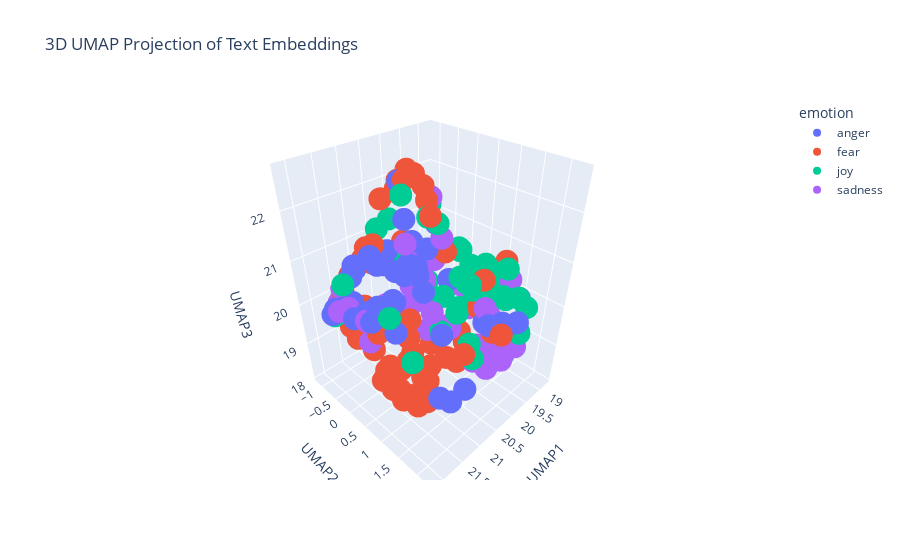

Notebook code cell kept with this figure:
### Markdown cell above
---
##### <a id='toc1_5_8_1_1_'></a>[**>>> Exercise 4 (Take home):**](#toc0_)

Apply UMAP to the same embeddings to reduce the dimensionality to 3D vectors and plot the 3D graph, discuss the differences and similarities with the 2D graph.

##### <a id='toc1_5_8_1_1_'></a>[**>>> 練習 4（家庭作業）：**](#toc0_)

對相同的嵌入應用 UMAP 演算法，將維度降低到 3D 向量，並繪製 3D 圖，討論其與 2D 圖的異同。

### Code cell
# 確保導入必要的模組
import pandas as pd
import numpy as np
import umap
import plotly.express as px

# 合併訓練和測試數據
combined_df = pd.concat([train_df_new, test_df_new], ignore_index=True)

# 為 UMAP 準備嵌入向量
X_embeddings = np.array(combined_df['embeddings_values'].tolist())

# 應用 UMAP 進行 3D 維度縮減
reducer_3d = umap.UMAP(n_components=3, metric='cosine', random_state=28)
embedding_3d = reducer_3d.fit_transform(X_embeddings)

# 為繪製創建 DataFrame
df_plot_3d = pd.DataFrame(embedding_3d, columns=['UMAP1', 'UMAP2', 'UMAP3'])
df_plot_3d['emotion'] = combined_df['emotion']
df_plot_3d['intensity'] = combined_df['intensity']
df_plot_3d['text'] = combined_df['text']

# 使用 Plotly 可視化 3D 嵌入向量
fig_3d = px.scatter_3d(
    df_plot_3d,
    x='UMAP1',
    y='UMAP2',
    z='UMAP3',
    color='emotion',
    hover_data=['text', 'intensity'],
    title='3D UMAP Projection of Text Embeddings'
)

fig_3d.show()

### Figure 1 — Plotly figure (JSON) as saved in the notebook; plotly's stock layout.template omitted (floating-point values rounded to 4 significant figures)
{"data": [{"customdata": [["Don't join @BTCare they put the phone down on you, talk over you and are rude. Taking money out of my acc willynilly! ", 0.604], ["The best revenge is massive success.", 0.312], ["@tmz @HarveyLevinTMZ   Hell hath no fury like a women scorned.    It's the affair.  Not the parenting", 0.667], ["Happiness is the best revenge", 0.25], ["@MHChat sadness with resentment is the past, sadness with fear is the future. try to live in the now #MHchat", 0.172], ["it makes me so fucking irate jesus. nobody is calling ppl who like hajime abusive stop with the strawmen lmao", 0.75], ["Inner conflict happens when we are at odds with ourselves. Honor your values and priorities.  #innerconflict #conflict #values", 0.5], ["Projection is perception. See it in someone else? You also at some level have that within you. #anger #worry", 0.417], ["@XemitSellsMagic add tracking but resent them", 0.688], ["@healeyraine I'm offended, I actually am", 0.479], ["I'm about to block everyone everywhere posting about the storm. I think everyone is aware of the damn rain and what not so quit. #damn #rage", 0.708], ["Like if you aggravate me constantly, byeeeeeeee", 0.562], ["I think they may be ", 0.229], ["@PrincessCasGirl @DaddyEllis__ tiff you better hurry cause 👀", 0.458], ["So my Indian Uber driver just called someone the N word. If I wasn't in a moving vehicle I'd have jumped out #disgusted ", 0.896], ["I get so angry at people that don't know that you don't have a stop sign on Francis and you do at Foster #road ", 0.792], ["Take public opinion on revenge with Pakistan if govt is unable to decide. @aajtak @TimesNow @narendramodi", 0.458], ["You a fuck boy if you run drag routes back to back in madden", 0.646], ["@HebertofNH any time a man who got paid to throw temper tantrums speaks up, you gotta listen.", 0.521], ["I don't talk about politics because people nowadays get offended easily!", 0.479], ["I mean I'm not done watching the pilot, but it's nice to see a group of actors perform without story lines dripping relentless nihilism.", 0.458], ["As your own lives in order to complete our amazing life journey successfully, it is there. ", 0.357], ["I blame the whole season on Natalie! The season would have been so different had she not turned her back on her alliance! #pissed ", 0.792], ["Wont use using @mothercareuk @Mothercarehelp again!! These guys cant get nothing right!! #fuming", 0.854], ["if we let that in id be fuming poor keeping", 0.562], ["@brian5or6 turn that shit off!   Home Button under Accessibility. \\n\\nWhen did innovation become mind fuckery? . #iphonePhoneHome", 0.688], ["@CI  I don't think Monalisa has respect for anyone but herself! I think she'll ruffle a few feathers. #TheJail", 0.625], ["Fake people irritate me", 0.562], ["remember when that guy got #angry that i kept saying gary sanchez was the best baseball player in the world... lmao", 0.417], ["@jaybusbee Well, not Archie. No offense but he's kinda old.", 0.396], ["@coltonflurry @StrangeFacesLA I cancelled by CBS all access live feeds before JC even said Vic won AFP. Paul.should have won IMO #bitter", 0.517], ["Why does @dapperlaughs have to come to Glasgow on a night I am working. I am fucking gutted, been waiting for an appearance for ages #raging", 0.938], ["@CBSBigBrother never bring back Meech and Bridgette. Crying because someone looks at you? Ugh, and Bridgette. ", 0.479], ["Delete this shit Josh just screenshotted my snap me", 0.583], ["British humour should offend and challenge mainstream views. Hat off to Clarkeson. The ultra left should go and kneel before Allah!!", 0.479], ["@ezlisteningdisc it doesn't offend me but it's just,,, Weird.", 0.188], ["Well @AprilDRyan Trump's rabid base needs 2 hear this &amp; U can always find an overseer like King to say it.\\n@JoyAnnReid @SMShow @frangeladuo", 0.458], ["@JBCrewdotcom how his own fans insult him", 0.417], ["Realest ever, relentless ever, inevitable that I win.", 0.415], ["Having a baby born too soon is #lifechanging 6 years on and it feels like only yesterday #sad #happy #angry #emotionalrollercoaster", 0.375], ["@fluffysoftlouis no no. I insist that you give me your best insult first", 0.562], ["Eat my ass' is no longer an insult", 0.438], ["Hate when guys cant control their anger 🙃🙃", 0.646], ["Just watched Django Unchained, Other people may frown, but I titter in delight! 2/5", 0.229], ["Might just leave and aggravate bae", 0.417], ["Note to self ~ Stop laughing at things that offend you, it's ok to get mad at people \\n#NoteToSelf #offended #mad #upset", 0.542], ["(Sam) Brown's Law: Never offend people with style when you can fake that, you have to break us in this Island.", 0.333], ["@TrueAggieFan oh so that's where Brian was! Where was my invite? #offended", 0.417]], "hovertemplate": "emotion=anger<br>UMAP1=%{x}<br>UMAP2=%{y}<br>UMAP3=%{z}<br>text=%{customdata[0]}<br>intensity=%{customdata[1]}<extra></extra>", "legendgroup": "anger", "marker": {"color": "#636efa", "symbol": "circle"}, "mode": "markers", "name": "anger", "scene": "scene", "showlegend": true, "type": "scatter3d", "x": [21.53, 20.37, 20.51, 19.89, 20.67, 21.53, 21.11, 21.29, 21.79, 21.19, 21.91, 21.55, 20.22, 19.85, 21.97, 21.94, 20.84, 22.1, 20.49, 21.12, 19.13, 20.18, 21.65, 21.45, 21.45, 22.03, 21.29, 21.82, 21.53, 20.7, 21.37, 21.46, 21.46, 22.15, 21.08, 20.92, 20.05, 20.96, 20.59, 19.69, 21.36, 21.89, 22.1, 19.04, 21.13, 21.79, 21.17, 21.02], "y": [-0.9193, 2.153, 0.4822, 2.152, 1.676, 0.6982, 1.709, 1.594, -0.5964, 0.6223, 0.05278, 0.9774, 1.663, 0.4278, -0.205, 0.7995, 0.1576, 0.3283, 0.05961, 0.8606, 1.654, 2.14, -0.325, -0.8633, -0.02039, -0.3538, 0.01101, 1.077, 0.1381, 0.1722, -0.5818, -0.2579, -0.4821, -0.2618, 0.5435, 0.6744, 0.252, -0.09623, 2.037, 1.798, 0.2973, 0.416, 0.8195, 1.186, 1.465, 1.062, 1.071, 0.1832], "z": [19.67, 20.45, 21.27, 20.18, 18.7, 20.78, 18.72, 18.87, 20.03, 21.08, 20.59, 20.5, 20.09, 20.28, 20.36, 20.91, 22.55, 20.49, 21.25, 21.35, 20.08, 20.28, 20.82, 19.72, 19.99, 20.29, 21.07, 20.46, 21.41, 20.89, 20.75, 19.93, 20.91, 20.29, 22.08, 20.99, 21.53, 21.19, 20.46, 19.03, 21.24, 20.56, 20.7, 20.04, 20.22, 21.07, 20.95, 20.89]}, {"customdata": [["Swear to God don't get a smart meter from your power company, 8 months of daft bills, 6 visits from British Gas #nightmare #stressed", 0.688], ["someone come to fright world w me🤗🤗", 0.458], ["You make me breathless.", 0.312], ["Tomorrow is going to be a challenge, I have to talk at a freshers fair to STRANGERS 😁and pick up my new flat keys ", 0.58], ["@GSchwartz_ it wasn't a joke . #bully", 0.5], ["She was so posh it frightened me. I'm still scared.", 0.81], ["@nigglydz lydiaaaa, we were the only ones that were supposed to know that you make me nervous 😶", 0.75], ["My study skills are terrible 😒", 0.562], ["Jeans with fake pockets ", 0.125], ["you make my heart shake, bend and break.'", 0.473], ["@Cory_Bonini AP didn't have a productive week 1 or 1st half against GB and Kalil is horrible! @Vikings D is its strongest asset currently.", 0.396], ["When my life became such a concern to irrelevant ass people I'll never know", 0.521], ["@humeraslam @MehrTarar @sherryrehman , yes, already he spoke so many lies with timid body language. Baluchistan could have been his own trap", 0.294], ["#ntfc mourinho is worried,  bringing Ibra  and Rushford on. ", 0.5], ["my boyfriend once forcibly stopped all of my anxiety coping methods at once (holding me, forcing my hands down that kinda stuff) and I --", 0.74], [".@Tolumanda love it! so true. As @Deedeey_ taught me, fear can be an illusion. #coaching  #courage", 0.375], ["I lost my blinders .... ", 0.333], ["yesterday i finished watching penny dreadful and from all the beautiful things i saw one question remains: were the writers HIM's fans?", 0.354], ["People’s deepest passions often scare them too much to admit, even to themselves.", 0.521], ["When the sadness leaves you broken in your bed, I will hold you in the depths of your despair, and it's all in the name of love 🎶", 0.479], ["@mcdermo11 @rogerc32 u gave Laura so much constructive criticism she blocked u 'Lazy Give Up Now No Hope Retire' same with Heather ", 0.458], ["@DeionSandersJr @DeionSanders so bad...Slash prices or send them to refugee camps, like team gear after they lose championships. #awful", 0.396], ["@GucciShade @KellyannePolls @ABC So?  Who cares?  Who cares about tax forms, too.  I believe terrorism and jobs are what is important.", 0.438], ["Thoroughly enjoying AHS tonight. #ahs #horror #americanhorrorstory", 0.271], ["“ My courage always rises at every attempt to intimidate me.”\\n-Elizabeth Bennett (Pride and Prejudice)\\n#Quotes #Courage #FaceYourFears", 0.42], ["@falklands_utd @mauriciomacri \\nbecause distrust in life , Argentina has a lot of heart and this President is worth every vote.", 0.312], ["When someone tells you they're going to 'tear you apart' and all they have to say is 'why are you so tall?' ", 0.354], ["Is it terrorism to intimidate a populace? What case held 'coercion by people in uniform is per se intimidation'?", 0.562], ["After Nawaz Sharif's speech on terrorism, Kejriwal is expected to talk on Governance.", 0.28], ["@FraserKeegan just had a steak pie supper ", 0.083], ["After #terror our leaders say, 'Don't jump to conclusions,' but [in matters of #racial unrest], they are silent. Why is that? @greggutfeld", 0.729], ["A Lysol can got stuck in spray position and we're all slowly suffocating from the trash can that smells like a Febreeze factory. #panic", 0.729], ["Anyone else find @Microsoft 'anniversary windows 10 update 1607' a Complete #nightmare", 0.479], ["@rsiereilly my heart did the flutter", 0.562], ["My roommate talks and laughs in her sleep. It never fails to scare the shit out of me. 🙅🏽😳", 0.833], ["My #anxiety is rising tonight and I'm not sure why. Sometimes I wonder if I'm a magnet for any free-floating anxiety in the universe.", 0.917], ["It's simple I get after two shots of espresso 'Grande, decaf, 130 degrees soy americano with extra foam' #barista ", 0.125], ["While we focus on issue of #IPCA @IHFOKids Indulges in #intimidation @BringRoshniHome @ChildrensIssues @MEAIndia @MinistryWCD #StopCruelty", 0.562], ["Action is the foundational key to all success ~Pablo Picasso #inspiring #quote #action #hustle  #dosomething #success", 0.229], ["@Just_Alasia I agree. Btw, have u seen Ep22, Granger, O?  That was the episode when I knew Anna was coming back, the conversation at start.", 0.312], ["@ExpressScripts u shd b embrrssd. u jack up my bp meds twice and it will still take 3-5 days? Not express at all. #expressscripts #horrible", 0.562], ["@rkuuleiq Fear is best/beast product of God/s. :) #aTheism #theism #biBle  #christianity #hell #heaven #purgatory #psychology #jesus", 0.37], ["I am beyond mad that I lost track of a brown spider in my brown carpet. Where did you go? 🕷 will be sneaking up on me #frightened", 0.875], ["Scott Dann injured aka my worst nightmare", 0.688], ["If Monday had a face I would punch it #monday  #face #punch #fight #joke #like #firstworldproblems #need #coffee #asap #follow", 0.396], ["@WunderlistHelp are you guys still down? When can we go up? #panic", 0.75], ["Research has determined 70% of #laughter is actually .", 0.25], ["#India right of reply at #UNGA - #Pakistan preaching of human rights is by a country which is itself the global epicentre of ", 0.479], ["Why is it when you nap during the day you are so comfortable but sleeping at night you'll never be as comfortable #nightmare", 0.519], ["Im not a #nervouswreck, Im a  #pileup. #GoingCrazy #HelpMe #Insane #Antisocial", 0.875], ["Ever been really lonely and your phone keeps blowing up, but you just can’t pick it up and respond to people? #anxiety #recluse  #issues", 0.893], ["Gahh...BT, in queue for 30 minutes.. Now put through to BT Sport dept to cancel... back in a queue again... #shocking", 0.5], ["About 7 weeks till I can pick up my camera again. Though I think there is a group cemetery shoot in october I can make! #photography ", 0.312], ["An adviser to the #European #Union’s top #court said #Hamas and the #Tamil #Tigers should be taken off the EU’s #terror list.#lka", 0.5], ["The moment you bring her to meet your best friend and you're nervous af! 😬😆 #nervous #thefriendtest", 0.771], ["@mikefreemanNFL \\nIsn't OBrien supposed to be some sort of offensive genius #awful", 0.479], ["Staff on @ryainair FR1005. Asked for info and told to look online. You get what you pay for. #Ryanair @STN_Airport #Compensation #awful", 0.271], ["@BuzzFeed so this houses will get into my instestines and scare my poop and I'll shit my pants?", 0.7], ["also i had an awful nightmare involving being sick where worms were involved i was so disgusted when i woke up", 0.896], ["On @Varneyco/@FoxBusiness to talk latest on #Chelsea Bombing + #Ahmad_Khan_Rahami's trips to #Afghanistan/#Pakistan #tcot ", 0.604], ["When you're scared to press send #bgoodthepoet #PrayForMe #ThisIsAGodDream #career #help  #heart #HeartRacing", 0.73], ["It really is amazing the money they give to some of these QB's #nfl #texans #brock #terrible", 0.246], ["Dunno y am going to the Yorkshire scare grounds when I only lasted a minute in the Alton towers one before running out a fire exit crying", 0.812], ["@CesarSampao @thisisbolton don't get me started on town centre. Used to go every week.... not been for 18 months ", 0.458]], "hovertemplate": "emotion=fear<br>UMAP1=%{x}<br>UMAP2=%{y}<br>UMAP3=%{z}<br>text=%{customdata[0]}<br>intensity=%{customdata[1]}<extra></extra>", "legendgroup": "fear", "marker": {"color": "#EF553B", "symbol": "circle"}, "mode": "markers", "name": "fear", "scene": "scene", "showlegend": true, "type": "scatter3d", "x": [21.49, 20.31, 20.73, 20.57, 21.35, 21.29, 20.92, 20.19, 21.64, 20.92, 20.75, 21.83, 20.9, 20.08, 21.35, 21.27, 19.53, 18.76, 21.18, 20.41, 21.31, 21.25, 20.42, 18.84, 21.37, 20.53, 21.41, 21.71, 20.79, 19.23, 20.32, 21.41, 21.48, 19.87, 21.28, 21.04, 20.0, 21.09, 20.55, 20.06, 21.37, 21.31, 21.33, 21.26, 21.56, 21.28, 20.7, 20.85, 21.18, 21.04, 21.02, 21.3, 19.82, 20.63, 20.88, 20.93, 21.55, 21.54, 21.26, 20.5, 21.0, 20.85, 20.67, 21.14], "y": [-0.7571, 0.3968, 1.647, 0.6246, 0.007308, 0.5255, 0.7609, 1.014, 1.191, 1.393, -0.8606, 0.622, 0.1539, -0.5326, 1.066, 1.226, 1.371, 1.068, 1.174, 1.378, -0.2526, -0.9608, 0.3949, 1.072, 1.355, -0.1459, 0.8862, 1.048, 0.2336, 1.339, 0.2009, 0.3906, -0.5765, 1.237, 0.2524, 0.932, 1.419, -0.02386, 2.284, 0.5197, -1.091, 0.9645, 0.5128, -0.3544, 1.143, 0.5293, 0.7653, 0.1444, 0.04246, 0.7938, 0.9684, -1.046, 0.7417, 0.1294, 0.706, -0.9757, -1.175, 0.2457, 0.009637, 0.1619, 0.8726, -1.04, 0.1872, -0.7322], "z": [19.32, 18.85, 19.63, 18.53, 21.51, 18.85, 18.73, 18.66, 20.3, 19.52, 20.49, 20.19, 22.44, 19.98, 18.27, 18.64, 19.27, 19.8, 18.93, 19.57, 21.33, 20.38, 22.16, 19.93, 18.65, 21.19, 19.42, 18.72, 22.58, 20.83, 22.33, 18.27, 19.11, 20.02, 18.49, 18.19, 20.8, 22.26, 20.38, 21.04, 19.97, 18.49, 18.29, 18.79, 20.63, 18.11, 22.08, 22.56, 18.54, 18.11, 18.08, 19.5, 19.1, 22.68, 18.48, 20.57, 19.64, 18.52, 18.44, 22.58, 18.33, 20.56, 18.67, 19.68]}, {"customdata": [["backed pats -2.5 10/11 just before ", 0.32], ["And you as well! #sparkling @cherebork @MelissaJoyRD @SarahKoszykRD @eat4performance @rustnutrition @jenhaugen", 0.444], ["Am I watching #BacheloretteAU or Zoolander ? #hilarious #samvrhys", 0.646], ["Watch this amazing live.ly broadcast by @brooks_swaggysquad #lively #musically", 0.479], ["Update: I have yet to hang out with @MisElizaJane, but I'm still hopeful! ", 0.396], ["I was cheering for NA team. Now I just want this is over and Gaudreau comes back in one piece. It is getting way too risky", 0.192], ["No, just tweet pictures of four fictional characters who describe you. One should be an animated character. @sunshinessp411", 0.271], ["Watch this amazing live.ly broadcast by @swagrman_fan #lively #musically", 0.481], ["don't put famous dex in a tweet with breezy lol chris is that guy dex a bitch lmao n music ass", 0.354], ["When u /only/ talk 2 me or ask me 'how r things' just 2 get 2 say something u want, 4give me if I'm not elated 2 start a conversation with u", 0.12], ["Benefit out exhilaration called online backing off: JkUVmvQXY", 0.462], ["Online now !!!:) all day come play with me !! I'm happy happy horny playful sweet sour;)", 0.875], ["@MaxVenator We've had no foreign policy but have had goofy Secretary of State John Kerry with his devil may care pose and jaunty blue scarf.", 0.1], ["second day on the job and i already got a 45 dollar tip from a dude whose was constantly twitching his eye LOLOLOL ", 0.812], ["@LPDonovan this is why I think his pre prepped debate answers have the potential for hilarity", 0.458], ["The object of literature is to make man a wiser and happier being. The poet makes us happy because he tells us how we may become so.", 0.58], ["@PeteSpencer007 Are you always so relentlessly positive? Your constantly cheerful optimistic disposition starts to grate after a while.", 0.34], ["myself that despite the absolute delight my children and I would feel having a kitten in our home, the misery my husband would feel is more.", 0.327], ["@iamnotatwit Or did I lie and cut 5 years off my age to be young and spry and hire-able in Hollywood? #thegoldbergs", 0.36], ["Trying to loveee somebody, just wanna love somebody right now, guess there's just no pleasing me", 0.354], ["Why have I only just started watching glee this week I am now addicted 🙄 #glee #GLEEK", 0.625], ["backed pats -2.5 10/11 just before #pleasing", 0.327], ["#smile is the #respect we give everyone.", 0.583], ["@Singaholic121 Good morning, love! Happy first day of fall. Let's make some awesome #autumnmemories #annabailey  ", 0.86], ["There is something v satisfying about  opening an old 'to do'.doc file and being able to check off all the things you have done ", 0.602], ["@melsey6 oh good girl hope she is cheerful", 0.417], ["@HillaryClinton did you see the gleeful look on @realDonaldTrump 's face when criminal Don King used the 'n' word to denigrate Blacks?", 0.2], ["Watch this amazing live.ly broadcast by @jaredhorgan #lively #musically", 0.48], ["@Matalan when the lady in Xmas dept answers your call as 'hello mrs Xmas' yep true story #winning #Xmas #cheer #goodcustomerservice ❤ 📞👍😊", 0.74], ["@philjame5 @spoke_bros wow! that looks bright", 0.438], ["@doubtcaspar babe :(( remember I'm ALWAYS here if u need a little cheering up or talk, ily lots💘", 0.417], ["Never make a #decision when you're #angry and never make a #promise when you're . #wisewords", 0.271], ["noah fence but i want a harley quinn or blake lively layout", 0.207], ["Rojo is so bad it's hilarious.", 0.6], ["Hey @AppleSupport, would be nice to have “click to pause” or “pause when window inactive” on animated GIFs for macOS Messages app", 0.208], ["only time I am ever cheering for you Johnny", 0.34], ["@chencouture LMAO Is it that 'so slutty' hater girl? That video was hilarious. 😂", 0.7], ["4-2 Canada final tomorrow #WCH #Predictions #optimism #Canadian 🇨🇦", 0.42], ["Nawaz Sharif is getting more funnier than @kapilsharmak9 day by day. #laughter #challenge #kashmir #baloch", 0.7], ["Our tone of voice: we're like One Direction, we're thoughtful and timid, yet playful", 0.423], ["@len_snart Mick nods. 'I would like that.' He went back to his food, smiling as he finished it.", 0.62], ["@yungdoujin wouldn't that basically be sparkling water", 0.32], ["Chris would take full responsibility and would want us all to rejoice in the memories we all had with him.", 0.28], ["It feels good to get outside for a minute and get some fresh air.  It's hard to stay cooped up inside all day ", 0.58], ["If yiu don't respond .o an email within 7 days, you willxbe killed by an animated gif of the girl froa The Ri.g.", 0.22]], "hovertemplate": "emotion=joy<br>UMAP1=%{x}<br>UMAP2=%{y}<br>UMAP3=%{z}<br>text=%{customdata[0]}<br>intensity=%{customdata[1]}<extra></extra>", "legendgroup": "joy", "marker": {"color": "#00cc96", "symbol": "circle"}, "mode": "markers", "name": "joy", "scene": "scene", "showlegend": true, "type": "scatter3d", "x": [20.08, 19.61, 20.95, 19.33, 19.85, 20.13, 20.4, 19.35, 21.96, 20.76, 19.65, 19.56, 20.58, 19.2, 20.5, 19.84, 20.32, 19.6, 20.61, 20.53, 18.92, 19.76, 19.89, 19.93, 19.47, 19.7, 20.16, 19.31, 19.48, 19.85, 20.31, 21.98, 20.49, 21.05, 21.93, 20.52, 21.02, 19.92, 20.93, 20.5, 19.37, 19.84, 19.37, 19.39, 21.45], "y": [-0.7957, 1.285, -0.005887, 0.2561, 0.736, -0.15, 1.442, 0.227, -0.1116, 1.083, 1.625, 1.209, 0.5838, 1.091, 0.7482, 2.185, 1.126, 2.029, 0.2045, 1.691, 0.8263, -0.5612, 1.847, 1.133, 2.047, 1.328, 0.2116, 0.2495, 1.018, 0.9715, 1.072, 1.135, 1.424, -0.4719, -0.5715, 0.9159, -0.2807, -0.1144, 0.3106, 1.575, 1.481, 1.314, 1.708, 1.8, 1.058], "z": [20.38, 20.76, 21.85, 20.66, 19.74, 20.06, 20.9, 20.72, 20.91, 19.84, 20.37, 20.35, 21.96, 20.16, 21.87, 19.93, 20.89, 19.73, 20.68, 19.42, 19.76, 20.48, 20.54, 20.41, 20.24, 20.36, 21.95, 20.68, 20.5, 20.85, 20.03, 20.89, 20.99, 21.1, 19.96, 20.46, 21.58, 20.03, 22.38, 19.7, 20.78, 21.03, 19.54, 20.29, 19.52]}, {"customdata": [["BLUES with BOB HADDRELL &amp; Guests\\nFri 23rd Sep 8:30pm - 11:00pm #blues #free #TunbridgeWells", 0.25], ["@PottzGaming hmu need players for lans next year. DM me. Need serious players. Im under org", 0.125], ["Wanna pop some pills, sedate myself, and wake up tomorrow.", 0.729], ["So I tried to give her time to sober up, while waiting at the our friend's house. 2 hours later, gal wake up out her nap to vomit again.", 0.438], ["now playing yung fav song ni chavs #sober 😂", 0.229], ["Candice's pout gets more preposterous by the week. This week it's gone a bit Jack Nicholson's Joker. #GBBO", 0.397], ["If you sober better roll another Dutch or if u don't smoke nigga better pour another cup 🍁🍾...", 0.312], ["@keyshamackie it's fucking dreadful for live footy matches", 0.571], ["Some #people already talks about #Halloween \\nYou'll get some #dark #music to go with it\\n#gothic #bloody #HalloweenHorrorNights", 0.333], ["Never switched up, stayed down this the same person since day one.", 0.347], ["Very long day. Thank goodness for Bake Off to brighten up a weary Wednesday ☺ #GBBO", 0.188], ["@Markgatiss I'm surrounded by those Trump voters. You're right, it is fucking terrifying. #redstate #despair", 0.833], ["Leeds surely to drop the prices for that cup tie, rather than the dismal attendance last night..", 0.479], ["I don't know why everyone is pretending to be sad about angelina and brad, everyone knows his dumb ass should've stayed with jennifer.", 0.354], ["#FF \\n\\n@The_Family_X \\n\\n#soul #blues &amp; #rock #band\\n\\n#music from the #heart\\n\\nWith soul &amp; #passion \\n\\nXx 🎶 xX", 0.25], ["The word happiness would lose its meaning if it were not balanced by sadness.", 0.479], ["I'm getting use to not having a phone it's sad ..", 0.68], ["@TxDMV @ArkansasBBB i filled out the report on #baitswitch by @Carvana lets go get them fines levied. #badbusiness #honoryourdeal #unhappy", 0.542], ["TONIGHT - Fulford Arms, York \\nTOMORROW - Bank Top Tavern, Oldham\\nNEXT SATURDAY- Big Hands, Manchester \\n\\n#livemusic #punk #blues #rockandroll", 0.188], ["This pretentious dick in Night Gallery just fucking, used a towel to dry off his sink", 0.396], ["I haven't watched my favorite youtubers in months and it's honestly made my depression so much worse", 0.667], ["@patthemanager how could I work with @chancetherapper . ? #serious", 0.354], ["Some of these people at this protest are just there for the adrenaline rush. #depressing", 0.583], ["whenever i pout i just want Adrian to appear and tell me to stop pouting or else", 0.583], ["these grown ass lil boys yeah i can't take them serious.", 0.235], ["A pessimist is someone who, when opportunity knocks, complains about the noise.", 0.396], ["I don't think it's fully sunk in that Val is gone yet", 0.654], ["Has anyone noticed that @npr stories in recent days all paint positive accomplishments for Trump and challenges for Hillary? #surprised ", 0.333], ["@wabermes The @RavalliRepublic had a good one but then the reporter quit. #sad", 0.708], ["@DeltaAssist Tried 2 get earlier flt 2day  @BWI Turnd away bcuz it was 2 late Then agent let other pas on #silvereliteleftbehind #unhappy", 0.667], ["It's so gloomy outside. I wish it was as cold as it looked", 0.542], ["@DoubleEph sadly his best days are behind him", 0.583], ["My prayers are with the family, friends &amp; members of @VCFD  as you mourn the loss of Engineer Ryan Osler. #LODD #RIP", 0.771], ["@petercoffin So safe blues are ok. Are reds ok as well? Obviously, battleground states would not.", 0.263], ["@SWP_Roads   How dull.", 0.521], ["It feel like we lost a family member🙄😂", 0.708], ["My life went from happy to unhappy..", 0.812], ["@OHSOVICTORIOUS_ @FaZeAdapt We all seen it coming.. it's sad. But her Instagram comments on her pics are funny. Adapts fans blew it up 😂😂😂", 0.354], ["amateur author Twitter might be the most depressing thing I've ever seen", 0.688], ["Don't be disheartened if you didn't get the cards you wanted, it's not the end of the world......E-Eh...? Y-You want me to cheer you up?", 0.438], ["[ @HedgehogDylan ] *she would frown a bit, folding her arms* 'why is it that every time I'm in need of assistance someone expects a lil **", 0.562], ["@Eeevah14 don't I know it, try not to fret my sweet little pupper", 0.333], ["Wow just watched Me Before You and it was seriously one of the most depressing movies of my life", 0.667]], "hovertemplate": "emotion=sadness<br>UMAP1=%{x}<br>UMAP2=%{y}<br>UMAP3=%{z}<br>text=%{customdata[0]}<br>intensity=%{customdata[1]}<extra></extra>", "legendgroup": "sadness", "marker": {"color": "#ab63fa", "symbol": "circle"}, "mode": "markers", "name": "sadness", "scene": "scene", "showlegend": true, "type": "scatter3d", "x": [20.03, 19.68, 20.27, 19.62, 19.38, 20.85, 19.49, 21.56, 19.93, 20.39, 19.13, 21.5, 20.48, 22.06, 19.75, 19.78, 19.81, 21.38, 19.91, 22.09, 19.59, 19.55, 20.83, 20.89, 22.05, 20.41, 19.35, 20.2, 20.51, 21.45, 19.98, 20.32, 19.36, 20.49, 20.92, 19.44, 19.7, 20.07, 20.74, 20.51, 20.86, 20.36, 19.65], "y": [-0.4948, -0.1652, 1.512, 0.7792, 0.3698, 0.2897, 0.5381, -0.708, 0.3488, 1.789, 1.405, -0.1188, -0.5471, 0.1341, -0.2292, 2.098, 1.347, -1.114, -0.4268, -0.1356, 1.297, -0.2152, 0.1087, 0.9986, 0.6128, 1.936, 1.403, 0.2721, 0.02865, -1.148, 1.952, 0.2259, 1.132, 0.8252, -0.2981, 1.282, 1.801, -0.1453, -0.1755, 1.088, 0.8451, 0.9009, 1.094], "z": [19.28, 20.41, 19.06, 19.63, 19.89, 21.43, 20.06, 19.98, 18.93, 20.58, 20.4, 19.31, 19.51, 20.59, 19.36, 19.5, 18.98, 20.05, 19.34, 20.39, 18.9, 20.48, 19.74, 20.33, 20.58, 19.26, 19.37, 22.11, 20.25, 19.84, 19.19, 20.39, 19.51, 21.62, 19.83, 19.36, 19.08, 20.76, 19.56, 19.79, 19.82, 19.66, 18.82]}], "layout": {"legend": {"title": {"text": "emotion"}, "tracegroupgap": 0}, "scene": {"domain": {"x": [0, 1], "y": [0, 1]}, "xaxis": {"title": {"text": "UMAP1"}}, "yaxis": {"title": {"text": "UMAP2"}}, "zaxis": {"title": {"text": "UMAP3"}}}, "title": {"text": "3D UMAP Projection of Text Embeddings"}}}
